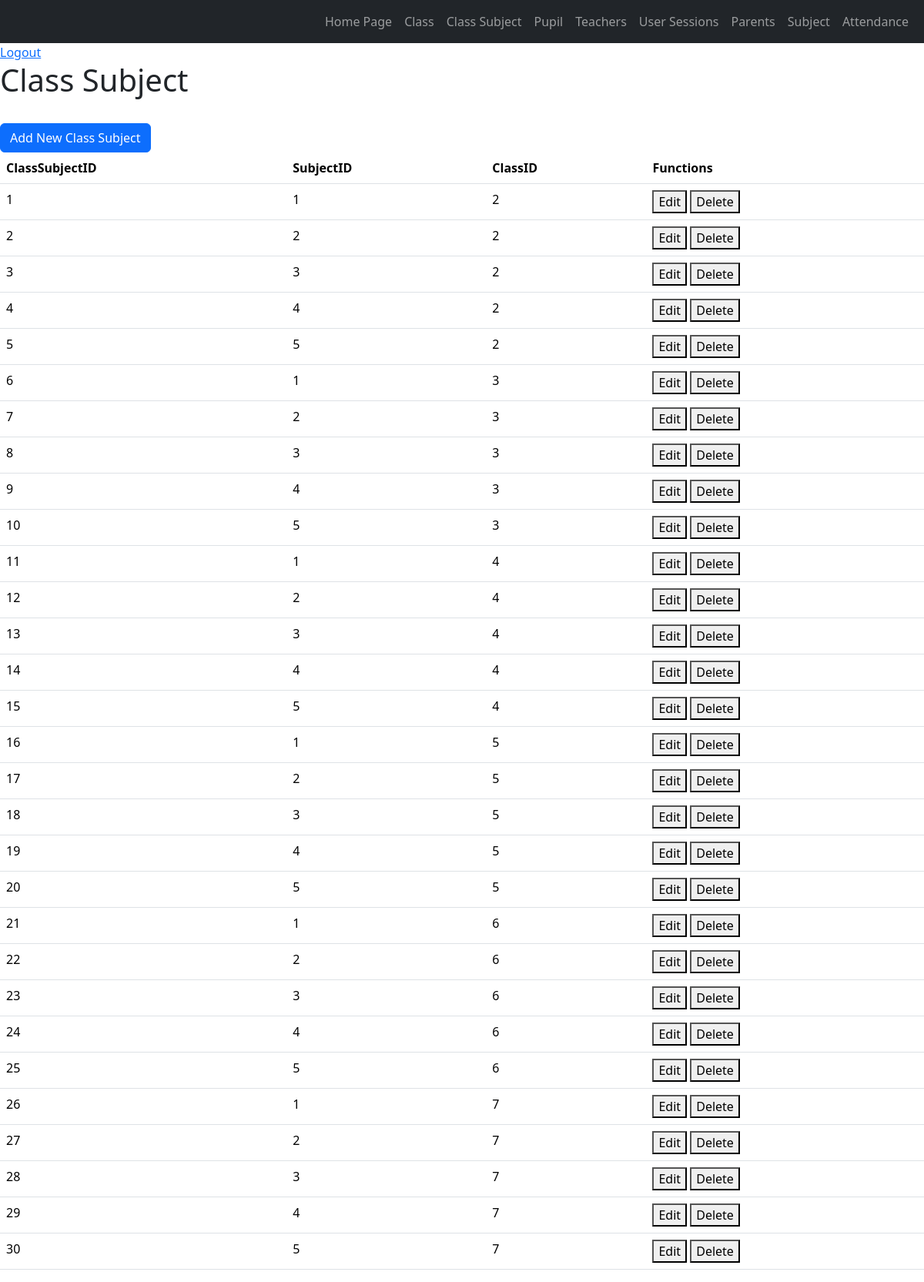
/test1/ClassSubject.php (signed in), run on the app's committed database.
### tables this page shows
CREATE TABLE `classsubject` (
  `ClassSubjectID` int(11) NOT NULL,
  `SubjectID` int(11) NOT NULL,
  `ClassID` int(11) NOT NULL
);

### test1/ClassSubject.php (the view, shortened to what this page needs)
<?php
include("functions.php");
?>
<!DOCTYPE html>
<html lang="en">
<head>
    <link href="https://cdn.jsdelivr.net/npm/bootstrap@5.3.1/dist/css/bootstrap.min.css" rel="stylesheet">
</head>
<body>
<header>
        <nav class="navbar navbar-expand-sm navbar-dark bg-dark">
            <div class="container-fluid">
                <div class="collapse navbar-collapse" id="collapsibleNavbar">
                    <ul class="navbar-nav ms-auto">
                        <li class="nav-item">
                            <a class="nav-link underline-on-hover" href="index.php">Home Page</a>
                        </li>
                        <li class="nav-item">
                            <a class="nav-link underline-on-hover" href="Class.php">Class</a>
                        </li>
                        <li class="nav-item">
                            <a class="nav-link underline-on-hover" href="ClassSubject.php">Class Subject</a>
                        </li>
                        <li class="nav-item">
                            <a class="nav-link underline-on-hover" href="Pupil.php">Pupil</a>
                        </li>
                        <li class="nav-item">
                            <a class="nav-link underline-on-hover" href="Teacher.php">Teachers</a>
                        </li>
                        <li class="nav-item">
                            <a class="nav-link underline-on-hover" href="UserSessions.php">User Sessions</a>
                        </li>
                        <li class="nav-item">
                            <a class="nav-link underline-on-hover" href="Parents.php">Parents</a>
                        </li>
                        <li class="nav-item">
                            <a class="nav-link underline-on-hover" href="Subject.php">Subject</a>
                        </li>
                        <li class="nav-item">
                            <a class="nav-link underline-on-hover" href="Attendance.php">Attendance</a>
                        </li>
                    </ul>
                </div>
            </div>
        </nav>
    </header>
    <a href="logout.php">Logout</a>
    <h1>Class Subject</h1>
    <br>
    <a class="btn btn-primary" href="AddNewClassSubject.php" role="button">Add New Class Subject</a>
    <table class="table">
        <thead>
            <tr>
                <th>ClassSubjectID</th>
                <th>SubjectID</th>
                <th>ClassID</th>
                <th>Functions</th>
            </tr>
        </thead>
        <tbody>
        <?php
            $sql = "SELECT * FROM classsubject";
            $result = $connection -> query($sql);
            while ($row = $result -> fetch_assoc()) {
                echo "<tr>
                    <td>" . $row["ClassSubjectID"] . "</td>
                    <td>" . $row["SubjectID"] . "</td>
                    <td>" . $row["ClassID"] . "</td>
                    <td>
                    <button onclick=\"location.href='EditClassSubject.php?action=EditClassSubject&ClassSubjectID={$row['ClassSubjectID']}'\">Edit</button>
                    <button onclick=\"location.href='DeleteClassSubject.php?action=DeleteClassSubject&ClassSubjectID={$row['ClassSubjectID']}'\">Delete</button>
                    </td>
                </tr>";
            }
            ?>
        </tbody>
    </table>
</body>
</html>

### data on the page
classsubject: ClassSubjectID "1", SubjectID "1", ClassID "2"
classsubject: ClassSubjectID "2", SubjectID "2", ClassID "2"
classsubject: ClassSubjectID "3", SubjectID "3", ClassID "2"
classsubject: ClassSubjectID "4", SubjectID "4", ClassID "2"
classsubject: ClassSubjectID "5", SubjectID "5", ClassID "2"
classsubject: ClassSubjectID "6", SubjectID "1", ClassID "3"
classsubject: ClassSubjectID "7", SubjectID "2", ClassID "3"
classsubject: ClassSubjectID "8", SubjectID "3", ClassID "3"
classsubject: ClassSubjectID "9", SubjectID "4", ClassID "3"
classsubject: ClassSubjectID "10", SubjectID "5", ClassID "3"
classsubject: ClassSubjectID "11", SubjectID "1", ClassID "4"
classsubject: ClassSubjectID "12", SubjectID "2", ClassID "4"
classsubject: ClassSubjectID "13", SubjectID "3", ClassID "4"
classsubject: ClassSubjectID "14", SubjectID "4", ClassID "4"
classsubject: ClassSubjectID "15", SubjectID "5", ClassID "4"
classsubject: ClassSubjectID "16", SubjectID "1", ClassID "5"
classsubject: ClassSubjectID "17", SubjectID "2", ClassID "5"
classsubject: ClassSubjectID "18", SubjectID "3", ClassID "5"
classsubject: ClassSubjectID "19", SubjectID "4", ClassID "5"
classsubject: ClassSubjectID "20", SubjectID "5", ClassID "5"
classsubject: ClassSubjectID "21", SubjectID "1", ClassID "6"
classsubject: ClassSubjectID "22", SubjectID "2", ClassID "6"
classsubject: ClassSubjectID "23", SubjectID "3", ClassID "6"
classsubject: ClassSubjectID "24", SubjectID "4", ClassID "6"
classsubject: ClassSubjectID "25", SubjectID "5", ClassID "6"
classsubject: ClassSubjectID "26", SubjectID "1", ClassID "7"
classsubject: ClassSubjectID "27", SubjectID "2", ClassID "7"
classsubject: ClassSubjectID "28", SubjectID "3", ClassID "7"
classsubject: ClassSubjectID "29", SubjectID "4", ClassID "7"
classsubject: ClassSubjectID "30", SubjectID "5", ClassID "7"
